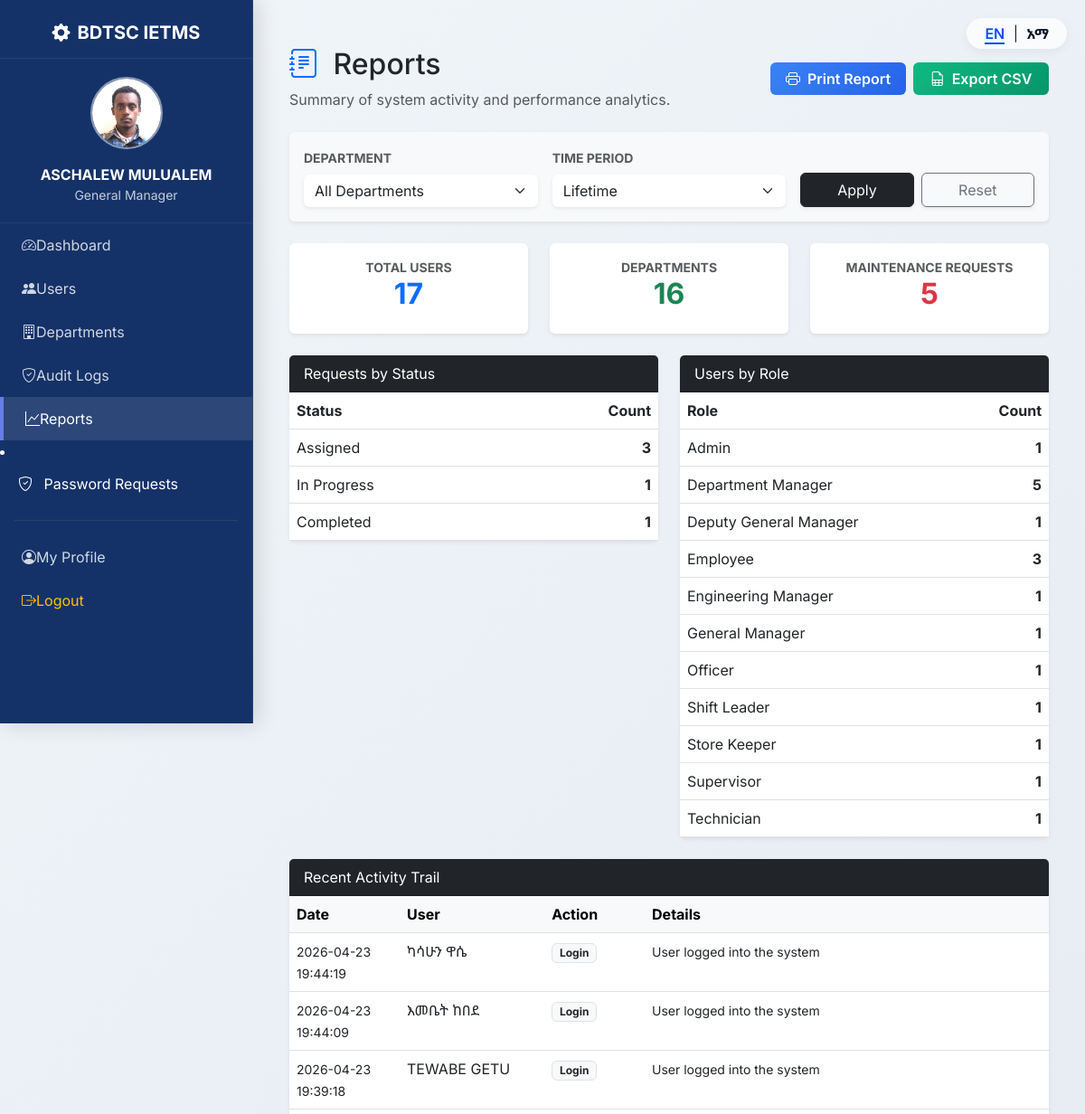
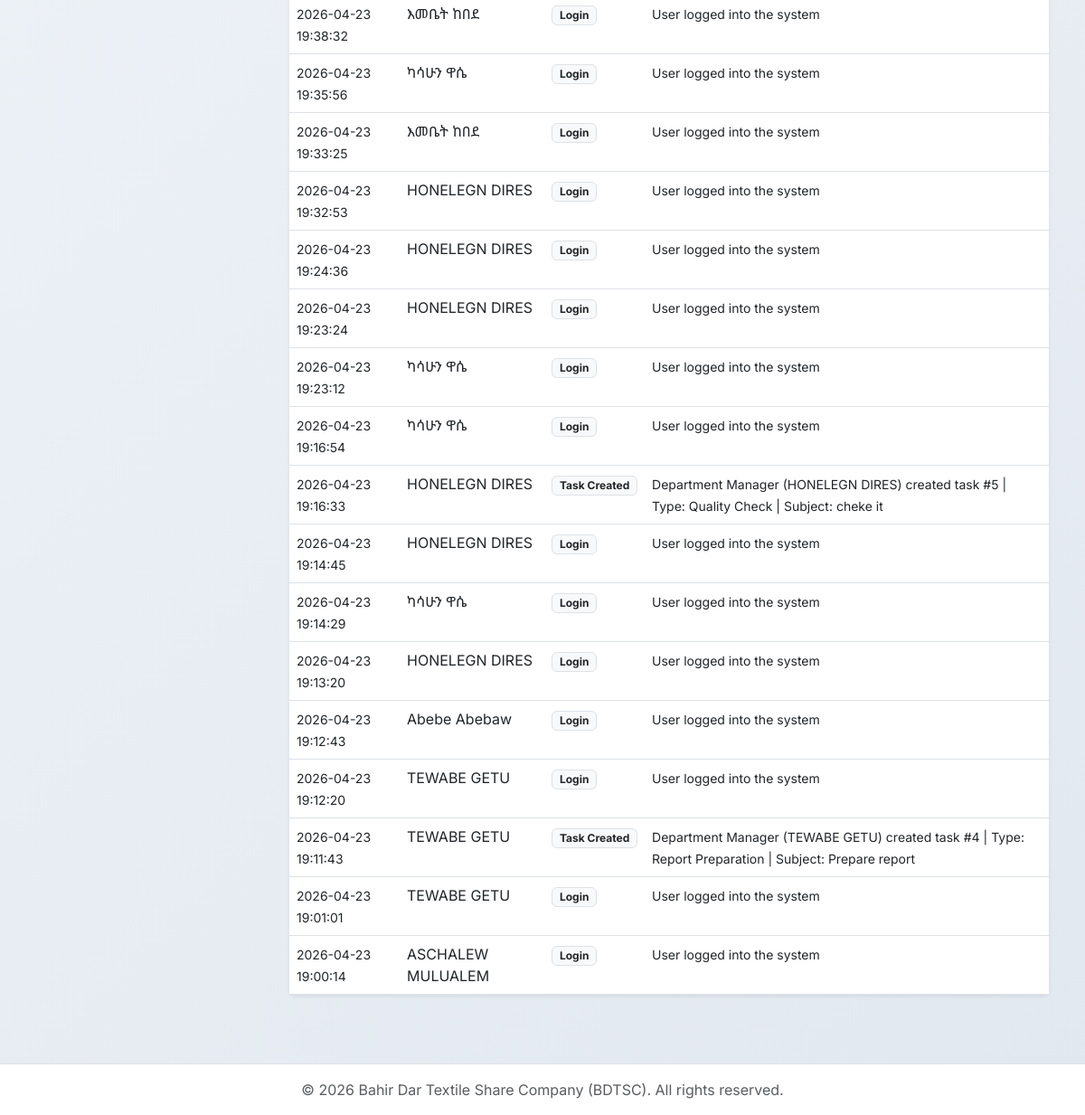
The page /admin/reports.php (signed in) on the database its author committed (2 pictures, top to bottom).
### tables this page shows
CREATE TABLE IF NOT EXISTS `audit_logs` (
  `id` int NOT NULL AUTO_INCREMENT,
  `user_id` int DEFAULT NULL,
  `action` varchar(255) NOT NULL,
  `details` text,
  `ip_address` varchar(45) DEFAULT NULL,
  `created_at` timestamp NOT NULL DEFAULT CURRENT_TIMESTAMP,
  `timestamp` timestamp NOT NULL DEFAULT CURRENT_TIMESTAMP,
  PRIMARY KEY (`id`),
  KEY `user_id` (`user_id`),
  CONSTRAINT `audit_logs_ibfk_1` FOREIGN KEY (`user_id`) REFERENCES `users` (`id`) ON DELETE CASCADE
);

CREATE TABLE IF NOT EXISTS `users` (
  `id` int NOT NULL AUTO_INCREMENT,
  `full_name` varchar(100) NOT NULL,
  `email` varchar(100) NOT NULL,
  `password` varchar(255) NOT NULL,
  `reset_token` varchar(255) DEFAULT NULL,
  `token_expiry` datetime DEFAULT NULL,
  `user_role` varchar(50) NOT NULL,
  `dept_id` int DEFAULT NULL,
  `status` enum('Active','Inactive') DEFAULT 'Active',
  `last_login` datetime DEFAULT NULL,
  `reset_approved` tinyint(1) NOT NULL DEFAULT '0',
  `profile_pic` varchar(255) DEFAULT 'default_user.jpg',
  PRIMARY KEY (`id`),
  UNIQUE KEY `email` (`email`),
  KEY `dept_id` (`dept_id`),
  KEY `idx_reset_token` (`reset_token`),
  CONSTRAINT `users_ibfk_1` FOREIGN KEY (`dept_id`) REFERENCES `departments` (`id`) ON DELETE SET NULL
);

### admin/reports.php (the view, shortened to what this page needs)
<?php
require_once '../includes/db.php';
$time_filter = "";
$total_users = $pdo->query("SELECT COUNT(*) FROM users")->fetchColumn();
$total_departments = $pdo->query("SELECT COUNT(*) FROM departments")->fetchColumn();
$total_requests = $pdo->query("SELECT COUNT(*) FROM maintenance_requests")->fetchColumn();
$requests_by_status = $pdo->query("SELECT status, COUNT(*) AS total FROM maintenance_requests GROUP BY status")->fetchAll();
$users_by_role = $pdo->query("SELECT user_role, COUNT(*) AS total FROM users GROUP BY user_role")->fetchAll();
$activity_log_query = "SELECT l.*, u.full_name, u.user_role FROM audit_logs l
                       LEFT JOIN users u ON l.user_id = u.id
                       WHERE 1=1 " . str_replace('created_at', 'l.created_at', $time_filter) . "
                       ORDER BY l.created_at DESC LIMIT 20";
$activity_log = $pdo->query($activity_log_query)->fetchAll();
include '../includes/header_glass.php';
?>
<div class="container-fluid mt-4">
    <div class="d-flex justify-content-between align-items-center mb-4 no-print">
        <div>
            <h2 class="text-dark"><i class="bi bi-journal-text me-2 text-primary"></i> Reports</h2>
            <p class="text-muted mb-0">Summary of system activity and performance analytics.</p>
        </div>
        <div class="report-action-buttons d-flex gap-2">
            <button type="button" class="btn btn-primary text-white" onclick="window.print();">
                <i class="bi bi-printer me-1"></i> Print Report
            </button>
            <a href="?export=csv" class="btn btn-success text-white">
                <i class="bi bi-file-earmark-spreadsheet me-1"></i> Export CSV
            </a>
        </div>
    </div>
    <div class="card shadow-sm border-0 mb-4 bg-light no-print">
        <div class="card-body">
            <form method="GET" class="row g-3 align-items-end">
                <div class="col-md-4">
                    <label class="form-label fw-bold small text-muted">DEPARTMENT</label>
                    <select name="dept_id" class="form-select border-0 shadow-sm">
                        <option value="">All Departments</option>
                    </select>
                </div>
                <div class="col-md-4">
                    <label class="form-label fw-bold small text-muted">TIME PERIOD</label>
                    <select name="period" class="form-select border-0 shadow-sm">
                        <option value="all">Lifetime</option>
                    </select>
                </div>
                <div class="col-md-4 d-flex gap-2">
                    <button type="submit" class="btn btn-dark w-100 shadow-sm">Apply</button>
                    <a href="reports.php" class="btn btn-outline-secondary w-100 shadow-sm">Reset</a>
                </div>
            </form>
        </div>
    </div>
    <div class="row g-4 mb-4 text-center">
        <div class="col-md-4">
            <div class="card shadow-sm border-0 p-3">
                <div class="small text-muted fw-bold">TOTAL USERS</div>
                <h2 class="fw-bold text-primary"><?php echo $total_users; ?></h2>
            </div>
        </div>
        <div class="col-md-4">
            <div class="card shadow-sm border-0 p-3">
                <div class="small text-muted fw-bold">DEPARTMENTS</div>
                <h2 class="fw-bold text-success"><?php echo $total_departments; ?></h2>
            </div>
        </div>
        <div class="col-md-4">
            <div class="card shadow-sm border-0 p-3">
                <div class="small text-muted fw-bold">MAINTENANCE REQUESTS</div>
                <h2 class="fw-bold text-danger"><?php echo $total_requests; ?></h2>
            </div>
        </div>
    </div>
    <div class="row g-4">
        <div class="col-lg-6">
            <div class="card shadow-sm border-0">
                <div class="card-header bg-dark text-white">Requests by Status</div>
                <div class="card-body p-0">
                    <table class="table mb-0">
                        <thead><tr><th>Status</th><th class="text-end">Count</th></tr></thead>
                        <tbody>
                            <?php foreach ($requests_by_status as $row): ?>
                            <tr>
                                <td><?php echo htmlspecialchars($row['status']); ?></td>
                                <td class="text-end fw-bold"><?php echo $row['total']; ?></td>
                            </tr>
                            <?php endforeach; ?>
                        </tbody>
                    </table>
                </div>
            </div>
        </div>
        <div class="col-lg-6">
            <div class="card shadow-sm border-0">
                <div class="card-header bg-dark text-white">Users by Role</div>
                <div class="card-body p-0">
                    <table class="table mb-0">
                        <thead><tr><th>Role</th><th class="text-end">Count</th></tr></thead>
                        <tbody>
                            <?php foreach ($users_by_role as $row): ?>
                            <tr>
                                <td><?php echo htmlspecialchars($row['user_role']); ?></td>
                                <td class="text-end fw-bold"><?php echo $row['total']; ?></td>
                            </tr>
                            <?php endforeach; ?>
                        </tbody>
                    </table>
                </div>
            </div>
        </div>
    </div>
    <div class="card shadow-sm border-0 mt-4 mb-5">
        <div class="card-header bg-dark text-white">Recent Activity Trail</div>
        <div class="table-responsive">
            <table class="table table-hover mb-0">
                <thead class="table-light">
                    <tr><th>Date</th><th>User</th><th>Action</th><th>Details</th></tr>
                </thead>
                <tbody>
                    <?php foreach ($activity_log as $log): ?>
                    <tr>
                        <td><small><?php echo $log['created_at']; ?></small></td>
                        <td><?php echo htmlspecialchars($log['full_name'] ?? 'System'); ?></td>
                        <td><span class="badge bg-light text-dark border"><?php echo htmlspecialchars($log['action']); ?></span></td>
                        <td><small><?php echo htmlspecialchars($log['details']); ?></small></td>
                    </tr>
                    <?php endforeach; ?>
                </tbody>
            </table>
        </div>
    </div>
</div>
<?php include '../includes/footer_glass.php'; ?>

### assets/css/glassmorphism.css (style rules this page uses)
:root { --bdtsc-primary: #054ef7; --bdtsc-dark: #0f172a; --glass-bg: rgba(255, 255, 255, 0.6); --glass-border: rgba(255, 255, 255, 0.5); --glass-sidebar: rgba(15, 23, 42, 0.85); }
body { background: #f1f5f9; background: linear-gradient(135deg, #f1f5f9 0%, #e2e8f0 100%); background-attachment: fixed; }

### includes/header_glass.php (style rules this page uses)
body { font-family: 'Inter', 'Noto Sans Ethiopic', sans-serif; }

### admin/reports.php (style rules this page uses)
.report-action-buttons .btn { min-width: 150px; font-weight: 600; border: none; }
.report-action-buttons .btn-primary { background: linear-gradient(135deg, #3b82f6, #2563eb); }
.report-action-buttons .btn-success { background: linear-gradient(135deg, #10b981, #059669); }

### rows shown on the page
audit_logs: created_at "2026-04-23 19:44:19", user.full_name "ካሳሁን ዋሴ", action "Login", details "User logged into the system"
audit_logs: created_at "2026-04-23 19:44:09", user.full_name "እመቤት ከበደ", action "Login", details "User logged into the system"
audit_logs: created_at "2026-04-23 19:39:18", user.full_name "TEWABE GETU", action "Login", details "User logged into the system"
audit_logs: created_at "2026-04-23 19:38:32", user.full_name "እመቤት ከበደ", action "Login", details "User logged into the system"
audit_logs: created_at "2026-04-23 19:35:56", user.full_name "ካሳሁን ዋሴ", action "Login", details "User logged into the system"
audit_logs: created_at "2026-04-23 19:33:25", user.full_name "እመቤት ከበደ", action "Login", details "User logged into the system"
audit_logs: created_at "2026-04-23 19:32:53", user.full_name "HONELEGN DIRES", action "Login", details "User logged into the system"
audit_logs: created_at "2026-04-23 19:24:36", user.full_name "HONELEGN DIRES", action "Login", details "User logged into the system"
audit_logs: created_at "2026-04-23 19:23:24", user.full_name "HONELEGN DIRES", action "Login", details "User logged into the system"
audit_logs: created_at "2026-04-23 19:23:12", user.full_name "ካሳሁን ዋሴ", action "Login", details "User logged into the system"
audit_logs: created_at "2026-04-23 19:16:54", user.full_name "ካሳሁን ዋሴ", action "Login", details "User logged into the system"
audit_logs: created_at "2026-04-23 19:16:33", user.full_name "HONELEGN DIRES", action "Task Created", details "Department Manager (HONELEGN DIRES) created task #5 | Type: Quality Check | Subject: cheke it"
audit_logs: created_at "2026-04-23 19:14:45", user.full_name "HONELEGN DIRES", action "Login", details "User logged into the system"
audit_logs: created_at "2026-04-23 19:14:29", user.full_name "ካሳሁን ዋሴ", action "Login", details "User logged into the system"
audit_logs: created_at "2026-04-23 19:13:20", user.full_name "HONELEGN DIRES", action "Login", details "User logged into the system"
audit_logs: created_at "2026-04-23 19:12:43", user.full_name "Abebe Abebaw", action "Login", details "User logged into the system"
audit_logs: created_at "2026-04-23 19:12:20", user.full_name "TEWABE GETU", action "Login", details "User logged into the system"
audit_logs: created_at "2026-04-23 19:11:43", user.full_name "TEWABE GETU", action "Task Created", details "Department Manager (TEWABE GETU) created task #4 | Type: Report Preparation | Subject: Prepare report"
audit_logs: created_at "2026-04-23 19:01:01", user.full_name "TEWABE GETU", action "Login", details "User logged into the system"
audit_logs: created_at "2026-04-23 19:00:14", user.full_name "ASCHALEW MULUALEM", action "Login", details "User logged into the system"

### other values the page prints
$full_name "ASCHALEW MULUALEM"
$user_role "General Manager"
__('dashboard') "Dashboard"
__('users') "Users"
__('departments') "Departments"
__('audit_logs') "Audit Logs"
__('reports') "Reports"
__('logout') "Logout"
$total_users "17"
$total_departments "16"
$total_requests "5"
$row['status'] "Assigned"
$row['total'] "3"
$row['status'] "In Progress"
$row['total'] "1"
